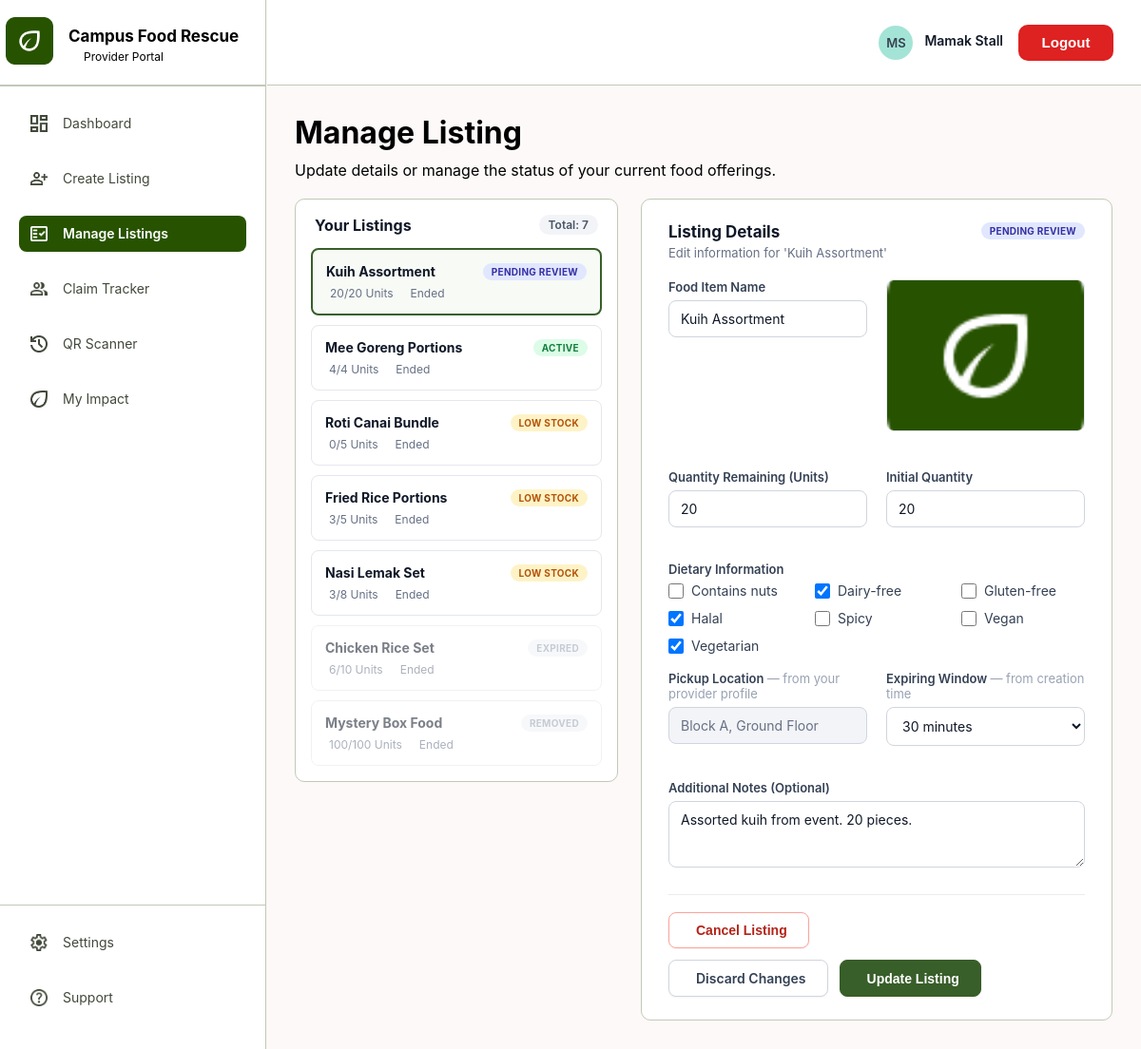
The page /pages/food_provider/manageListings.php (signed in) on the database as committed earlier.
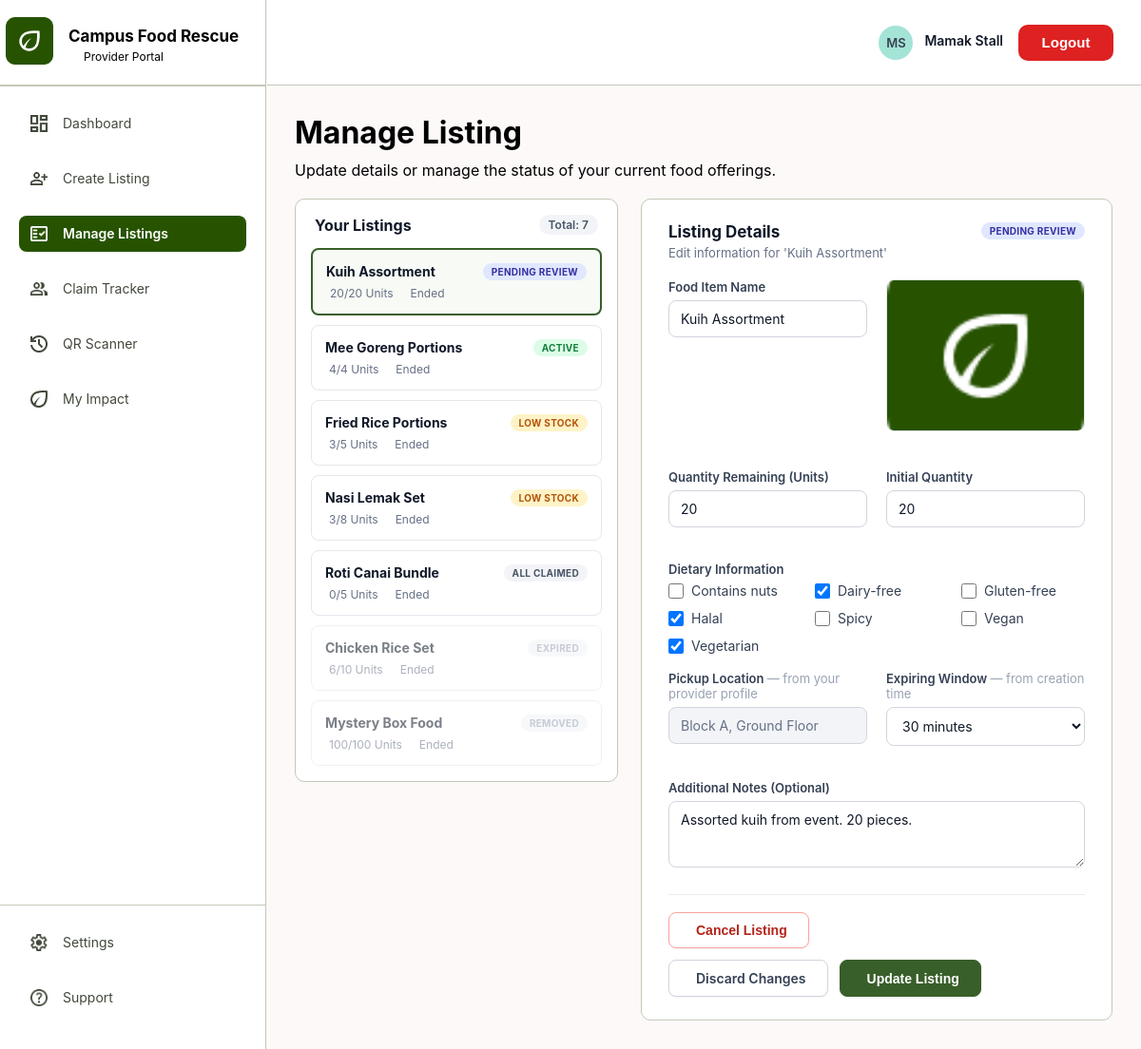
The same page on the database as committed later.
### tables this page shows
CREATE TABLE `food_listing` (
  `listing_id` int(11) NOT NULL,
  `provider_id` int(11) NOT NULL,
  `food_name` varchar(200) NOT NULL,
  `description` varchar(500) DEFAULT NULL,
  `total_quantity` int(11) NOT NULL,
  `remain_quantity` int(11) NOT NULL,
  `weight_kg` decimal(6,2) DEFAULT NULL,
  `pickup_location` varchar(200) NOT NULL,
  `image` varchar(255) DEFAULT NULL,
  `status` enum('pending','active','fully_claimed','expired','removed') NOT NULL DEFAULT 'pending',
  `expires_at` datetime NOT NULL,
  `approved_by` int(11) DEFAULT NULL,
  `approved_at` datetime DEFAULT NULL,
  `created_at` datetime NOT NULL DEFAULT current_timestamp(),
  CONSTRAINT `chk_listing_total_qty` CHECK (`total_quantity` > 0),
  CONSTRAINT `chk_listing_remain_qty` CHECK (`remain_quantity` >= 0),
  CONSTRAINT `chk_listing_remain_le_total` CHECK (`remain_quantity` <= `total_quantity`),
  CONSTRAINT `chk_listing_weight` CHECK (`weight_kg` IS NULL OR `weight_kg` >= 0)
);

CREATE TABLE `food_tags` (
  `tag_id` int(11) NOT NULL,
  `tag_name` varchar(50) NOT NULL
);

CREATE TABLE `provider` (
  `provider_id` int(11) NOT NULL,
  `user_id` int(11) NOT NULL,
  `provider_name` varchar(100) NOT NULL,
  `contact_number` varchar(20) NOT NULL,
  `location` varchar(200) NOT NULL,
  `operating_hours` varchar(100) DEFAULT NULL,
  `request_note` varchar(300) DEFAULT NULL,
  `provider_status` enum('pending_approval','active','suspended') NOT NULL DEFAULT 'pending_approval'
);

### pages/food_provider/_provider_helpers.php (called while the page is built, shortened)
<?php
function getProviderId(mysqli $conn, int $userId): ?int {
    $query = "SELECT provider_id FROM provider WHERE user_id = ? LIMIT 1";
    $stmt = mysqli_prepare($conn, $query);
    mysqli_stmt_bind_param($stmt, "i", $userId);
    mysqli_stmt_execute($stmt);
    $result = mysqli_stmt_get_result($stmt);
    $row = mysqli_fetch_assoc($result);
    return $row ? (int)$row['provider_id'] : null;
}
function timeLeftText(?string $datetime): string {
    $diff = strtotime($datetime) - time();
    if ($diff <= 0) return 'Ended';
    return floor($diff / 86400) . 'd left';
}
function listingStatusBadge(string $status, int $remain): array {
    if ($status === 'expired')      return ['label' => 'EXPIRED',      'class' => 'badge-expired'];
    if ($status === 'removed')      return ['label' => 'REMOVED',      'class' => 'badge-expired'];
    if ($status === 'pending')      return ['label' => 'PENDING REVIEW','class' => 'badge-pending'];
    if ($status === 'fully_claimed') return ['label' => 'ALL CLAIMED', 'class' => 'badge-claimed'];
    if ($status === 'active' && $remain <= 3) return ['label' => 'LOW STOCK', 'class' => 'badge-low'];
    return ['label' => 'ACTIVE', 'class' => 'badge-active'];
}
function getAllFoodTags(mysqli $conn): array {
    $res = mysqli_query($conn, "SELECT tag_id, tag_name FROM food_tags ORDER BY tag_name ASC");
    return mysqli_fetch_all($res, MYSQLI_ASSOC);
}
function getListingTagIds(mysqli $conn, int $listingId): array {
    $stmt = mysqli_prepare($conn, "SELECT tag_id FROM food_listing_tags WHERE listing_id = ?");
    mysqli_stmt_bind_param($stmt, "i", $listingId);
    mysqli_stmt_execute($stmt);
    $res = mysqli_stmt_get_result($stmt);
    $ids = array_column(mysqli_fetch_all($res, MYSQLI_ASSOC), 'tag_id');
    return array_map('intval', $ids);
}
    ?>

### pages/food_provider/manageListings.php (the view, shortened to what the rows shown need)
<?php
require_once __DIR__ . '/../../config/db.php';
require_once __DIR__ . '/_provider_helpers.php';
$userId = (int)($_SESSION['user_id'] ?? 0);
$providerId = getProviderId($conn, $userId);
$allTags = getAllFoodTags($conn);
$stmt = mysqli_prepare($conn, "SELECT location FROM provider WHERE provider_id = ?");
mysqli_stmt_bind_param($stmt, "i", $providerId);
mysqli_stmt_execute($stmt);
$providerRow = mysqli_fetch_assoc(mysqli_stmt_get_result($stmt));
$providerLocation = $providerRow['location'] ?? '';
$durationOptions = [
    30   => '30 minutes',
    60   => '1 hour',
    120  => '2 hours',
    180  => '3 hours',
    240  => '4 hours',
    360  => '6 hours',
    720  => '12 hours',
    1440 => '24 hours',
];
function fetchOwnedListing(mysqli $conn, int $listingId, int $providerId): ?array {
    $stmt = mysqli_prepare($conn, "SELECT * FROM food_listing WHERE listing_id = ? AND provider_id = ?");
    mysqli_stmt_bind_param($stmt, "ii", $listingId, $providerId);
    mysqli_stmt_execute($stmt);
    $row = mysqli_fetch_assoc(mysqli_stmt_get_result($stmt));
    return $row ?: null;
}
$stmt = mysqli_prepare($conn, "
    SELECT listing_id, food_name, remain_quantity, total_quantity, status, expires_at
    FROM food_listing
    WHERE provider_id = ?
    ORDER BY FIELD(status,'pending','active','fully_claimed','expired','removed'), expires_at ASC
");
mysqli_stmt_bind_param($stmt, "i", $providerId);
mysqli_stmt_execute($stmt);
$allListings = mysqli_fetch_all(mysqli_stmt_get_result($stmt), MYSQLI_ASSOC);
$selectedId = isset($_GET['id']) ? (int)$_GET['id'] : (isset($_POST['listing_id']) ? (int)$_POST['listing_id'] : 0);
if (!$selectedId && !empty($allListings)) {
    $selectedId = (int)$allListings[0]['listing_id'];
}
$selectedListing = $selectedId ? fetchOwnedListing($conn, $selectedId, $providerId) : null;
?>
<!DOCTYPE html>
<html lang="en">
<head>
    <link rel="stylesheet" href="../../assets/css/sidebar.css">
    <link rel="stylesheet" href="../../assets/css/topbar.css">
    <link rel="stylesheet" href="../../assets/css/dashboard.css">
    <link rel="stylesheet" href="../../assets/css/provider/provider.css">
    <link rel="stylesheet" href="../../assets/css/provider/manageListings.css">
</head>
<body>
    <div class="dashboard-container">
        <div class="main-content">
            <div class="content-container">
                <h1 class="page-title">Manage Listing</h1>
                <div style="margin-top:20px;">
                    <div class="manage-listings-grid">
                        <div class="listings-panel">
                            <div class="listings-panel-header">
                                <h2>Your Listings</h2>
                            </div>
                            <div class="listing-mini-list">
                                <?php if (empty($allListings)): ?>
                                    <p class="empty-panel-msg">You haven't created any listings yet.<br><a href="createListing.php">Create your first one</a>.</p>
                                <?php else: foreach ($allListings as $l):
                                    $badge = listingStatusBadge($l['status'], (int)$l['remain_quantity']);
                                    $isDead = in_array($l['status'], ['expired','removed'], true);
                                ?>
                                    <a class="listing-mini-card <?= (int)$l['listing_id'] === $selectedId ? 'selected' : '' ?> <?= $isDead ? 'is-expired' : '' ?>" href="?id=<?= $l['listing_id'] ?>">
                                        <div class="listing-mini-top">
                                            <span class="listing-mini-name"><?= htmlspecialchars($l['food_name']) ?></span>
                                            <span class="status-pill <?= $badge['class'] ?>"><?= $badge['label'] ?></span>
                                        </div>
                                        <div class="listing-mini-meta">
                                            <span><ion-icon name="cube-outline"></ion-icon> <?= (int)$l['remain_quantity'] ?>/<?= (int)$l['total_quantity'] ?> Units</span>
                                            <span><ion-icon name="time-outline"></ion-icon> <?= htmlspecialchars(timeLeftText($l['expires_at'])) ?></span>
                                        </div>
                                    </a>
                                <?php endforeach; endif; ?>
                            </div>
                        </div>
                        <div class="detail-panel">
                            <?php if (!$selectedListing): ?>
                                <p class="empty-panel-msg">Select a listing on the left to view or edit its details.</p>
                            <?php else:
                                $tags = getListingTagIds($conn, $selectedId);
                                $isLocked = in_array($selectedListing['status'], ['expired','removed'], true);
                            ?>
                                <div class="detail-panel-header">
                                    <div>
                                        <h2>Listing Details</h2>
                                        <p>Edit information for '<?= htmlspecialchars($selectedListing['food_name']) ?>'</p>
                                    </div>
                                    <?php $badge = listingStatusBadge($selectedListing['status'], (int)$selectedListing['remain_quantity']); ?>
                                    <span class="status-pill <?= $badge['class'] ?>"><?= $badge['label'] ?></span>
                                </div>
                                <form method="POST" action="?id=<?= $selectedId ?>">
                                    <div class="field-row">
                                        <div class="field-group">
                                            <label class="field-label">Food Item Name</label>
                                            <input type="text" name="food_name" class="text-input" value="<?= htmlspecialchars($selectedListing['food_name']) ?>" <?= $isLocked ? 'readonly' : 'required' ?>>
                                        </div>
                                        <div class="field-group">
                                            <img src="<?= $selectedListing['image'] ? UPLOAD_URL . htmlspecialchars($selectedListing['image']) : '../../assets/images/logo.png' ?>" class="listing-image-preview" alt="Listing image">
                                        </div>
                                    </div>
                                    <div class="field-row">
                                        <div class="field-group">
                                            <label class="field-label">Quantity Remaining (Units)</label>
                                            <input type="number" name="remain_quantity" min="0" max="<?= (int)$selectedListing['total_quantity'] ?>" class="text-input" value="<?= (int)$selectedListing['remain_quantity'] ?>" <?= $isLocked ? 'readonly' : 'required' ?>>
                                        </div>
                                        <div class="field-group">
                                            <label class="field-label">Initial Quantity</label>
                                            <input type="number" class="text-input" value="<?= (int)$selectedListing['total_quantity'] ?>" disabled>
                                        </div>
                                    </div>
                                    <div class="field-group">
                                        <label class="field-label">Dietary Information</label>
                                        <div class="checkbox-grid">
                                            <?php foreach ($allTags as $tag): ?>
                                                <label class="checkbox-item">
                                                    <input type="checkbox" name="tags[]" value="<?= $tag['tag_id'] ?>" <?= in_array((int)$tag['tag_id'], $tags, true) ? 'checked' : '' ?> <?= $isLocked ? 'disabled' : '' ?>>
                                                    <?= htmlspecialchars($tag['tag_name']) ?>
                                                </label>
                                            <?php endforeach; ?>
                                        </div>
                                    </div>
                                    <div class="field-row">
                                        <div class="field-group">
                                            <label class="field-label">Pickup Location <span style="font-weight:400; color:#98A2B3;">— from your provider profile</span></label>
                                            <input type="text" class="text-input" value="<?= htmlspecialchars($providerLocation) ?>" readonly style="background:#F2F4F7; color:#667085; cursor:not-allowed;">
                                        </div>
                                        <div class="field-group">
                                            <label class="field-label">Expiring Window <span style="font-weight:400; color:#98A2B3;">— from creation time</span></label>
                                            <?php
                                                $currentDurationMinutes = round(
                                                    (strtotime($selectedListing['expires_at']) - strtotime($selectedListing['created_at'])) / 60
                                                );
                                            ?>
                                            <select name="duration_minutes" class="text-input" <?= $isLocked ? 'disabled' : 'required' ?>>
                                                <?php foreach ($durationOptions as $minutes => $labelText): ?>
                                                    <option value="<?= $minutes ?>" <?= $currentDurationMinutes === $minutes ? 'selected' : '' ?>>
                                                        <?= htmlspecialchars($labelText) ?>
                                                    </option>
                                                <?php endforeach; ?>
                                            </select>
                                        </div>
                                    </div>
                                    <div class="field-group">
                                        <label class="field-label">Additional Notes (Optional)</label>
                                        <textarea name="description" class="textarea-input" <?= $isLocked ? 'readonly' : '' ?>><?= htmlspecialchars($selectedListing['description'] ?? '') ?></textarea>
                                    </div>
                                    <?php if (!$isLocked): ?>
                                        <div class="detail-footer-actions">
                                            <button type="submit" name="cancel_listing" value="1" class="btn-danger-outline" onclick="return confirm('Cancel this listing? Students will no longer be able to claim it.');">
                                                <ion-icon name="trash-outline"></ion-icon> Cancel Listing
                                            </button>
                                            <div style="display:flex; gap:12px;">
                                                <a href="?id=<?= $selectedId ?>" class="btn-outline" style="text-decoration:none;">
                                                    <ion-icon name="refresh-outline"></ion-icon> Discard Changes
                                                </a>
                                                <button type="submit" name="update_listing" value="1" class="btn-primary">
                                                    <ion-icon name="checkmark-outline"></ion-icon> Update Listing
                                                </button>
                                            </div>
                                        </div>
                                    <?php endif; ?>
                                </form>
                            <?php endif; ?>
                        </div>
                    </div>
                </div>
            </div>
        </div>
    </div>
</body>
</html>

Rows that differ between the two databases and show on the page:
changed food_listing "Roti Canai Bundle": status "active" → "fully_claimed" (drawn); status+remain_quantity "LOW STOCK" → "ALL CLAIMED"; moves down the list
